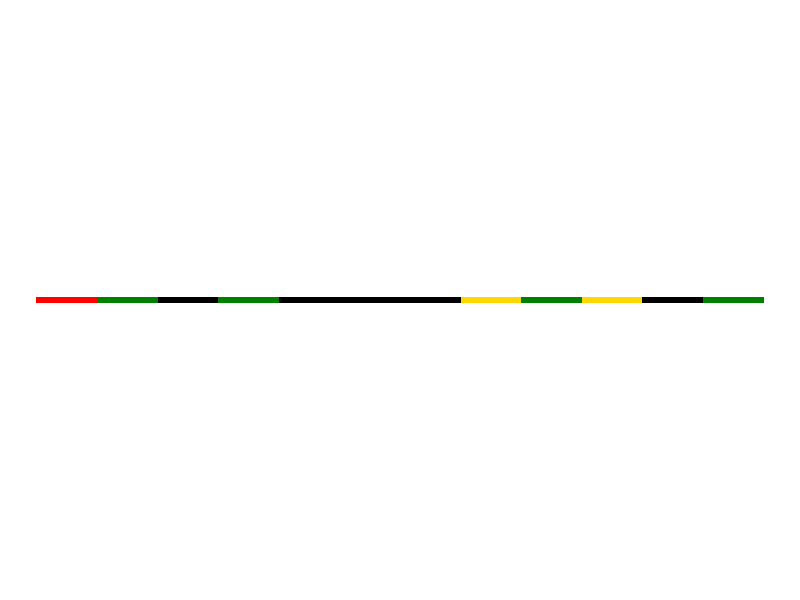
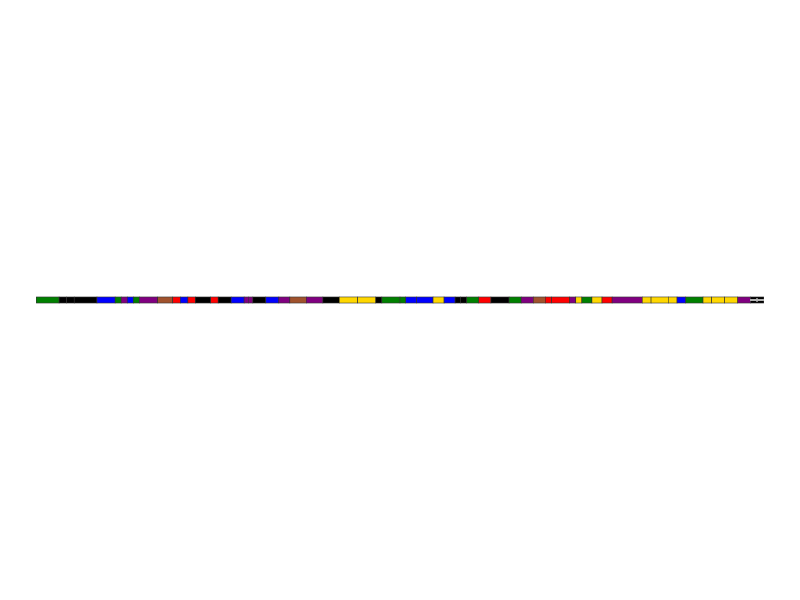
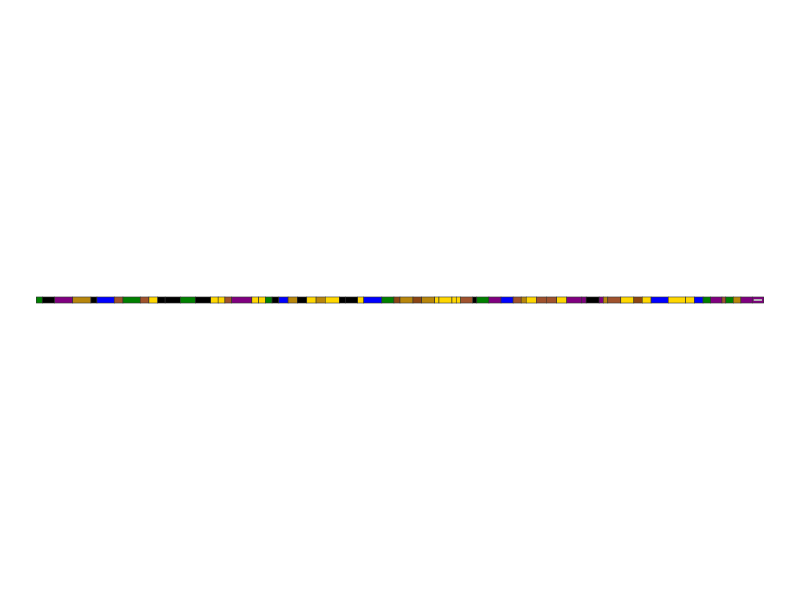

Source code (R) for these figures, in order:
# Kente Cloth Designs Gemini

# Plot 1

library(ggplot2)
library(dplyr)

# Define Kente colors
kente_colors <- c("#FFD700", "#008000", "#FF0000", "#000000")

# Function to create a single strip data frame
create_strip_data <- function(strip_id, num_blocks = sample(3:4,1)) {
  data.frame(
    strip = strip_id,
    block = 1:num_blocks,
    color = sample(kente_colors, num_blocks, replace = TRUE)
  )
}

# Create data for multiple strips
num_strips <- 10
kente_data <- data.frame()
for (i in 1:num_strips) {
  kente_data <- rbind(kente_data, create_strip_data(i))
}

# Calculate block positions for plotting
kente_data <- kente_data %>%
  group_by(strip) %>%
  mutate(x_min = block - 1, x_max = block) %>%
  ungroup() %>%
  mutate(strip_offset = (strip - 1)) %>%
  mutate(x_min = x_min + strip_offset, x_max = x_max + strip_offset)

# Create the Kente cloth plot using ggplot2
kente_plot <- ggplot(kente_data) +
  geom_rect(aes(xmin = x_min, xmax = x_max, ymin = 0, ymax = 1, fill = color), color = NA) + #color = NA removes borders
  scale_fill_manual(values = setNames(kente_colors, kente_colors)) + # Ensures correct color mapping
  theme_void() +  # Removes axes, gridlines, etc.
  coord_fixed(ratio = 0.1) + # Adjust aspect ratio to make strips look like cloth
  theme(legend.position = "none") #Remove legend

# Display the plot
print(kente_plot)

# Plot 2

library(ggplot2)
library(dplyr)

# Define Kente colors (expanded palette for more variety)
kente_colors <- c("#FFD700", "#008000", "#FF0000", "#000000", "#0000FF", "#800080", "#A0522D") #Added blue, purple, brown

# Function to create a single strip data frame with more complex patterns
create_strip_data <- function(strip_id) {
  num_blocks <- sample(4:7, 1) # More blocks for complexity
  block_widths <- sample(1:3, num_blocks, replace = TRUE) # Varying block widths
  block_widths <- block_widths / sum(block_widths) # Normalize to sum to 1
  
  data.frame(
    strip = strip_id,
    block = 1:num_blocks,
    color = sample(kente_colors, num_blocks, replace = TRUE),
    width = block_widths
  )
}

# Create data for multiple strips
num_strips <- 12
kente_data <- data.frame()
for (i in 1:num_strips) {
  kente_data <- rbind(kente_data, create_strip_data(i))
}

# Calculate block positions
kente_data <- kente_data %>%
  group_by(strip) %>%
  mutate(x_min = cumsum(c(0, width[-n()])), x_max = cumsum(width)) %>%
  ungroup() %>%
  mutate(strip_offset = (strip - 1)) %>%
  mutate(x_min = x_min + strip_offset, x_max = x_max + strip_offset)

# Create the Kente cloth plot
kente_plot <- ggplot(kente_data) +
  geom_rect(aes(xmin = x_min, xmax = x_max, ymin = 0, ymax = 1, fill = color), color = "grey20", linewidth = 0.2) + # Added thin grey borders
  scale_fill_manual(values = setNames(kente_colors, kente_colors)) +
  theme_void() +
  coord_fixed(ratio = 0.1) +
  theme(legend.position = "none")

# Add geometric elements (small squares and lines)
for (i in 1:num_strips) {
  strip_data <- filter(kente_data, strip == i)
  for (j in 1:nrow(strip_data)) {
    x_center <- mean(c(strip_data$x_min[j], strip_data$x_max[j]))
    #Small squares
    kente_plot <- kente_plot + geom_rect(aes(xmin = x_center - 0.02, xmax = x_center + 0.02, ymin = 0.2, ymax = 0.8), fill="grey50", color=NA)
    #Horizontal lines
    kente_plot <- kente_plot + geom_segment(aes(x = strip_data$x_min[j], xend = strip_data$x_max[j], y = 0.5, yend = 0.5), color = "grey70", linewidth = 0.2)
  }
}

# Display the plot
print(kente_plot)

# Plot 3

library(ggplot2)
library(dplyr)

# Define Kente colors (adjusted balance - less bright red, more earth tones)
kente_colors <- c("#FFD700", "#008000", "#A0522D", "#000000", "#0000FF", "#800080", "#B8860B", "#8B4513") #Added dark goldenrod and saddlebrown

# Function to create a single strip data frame
create_strip_data <- function(strip_id) {
  num_blocks <- sample(4:7, 1)
  block_widths <- sample(1:3, num_blocks, replace = TRUE)
  block_widths <- block_widths / sum(block_widths)
  
  data.frame(
    strip = strip_id,
    block = 1:num_blocks,
    color = sample(kente_colors, num_blocks, replace = TRUE),
    width = block_widths
  )
}

# Create data for multiple strips
num_strips <- 12
kente_data <- data.frame()
for (i in 1:num_strips) {
  kente_data <- rbind(kente_data, create_strip_data(i))
}

# Calculate block positions
kente_data <- kente_data %>%
  group_by(strip) %>%
  mutate(x_min = cumsum(c(0, width[-n()])), x_max = cumsum(width)) %>%
  ungroup() %>%
  mutate(strip_offset = (strip - 1)) %>%
  mutate(x_min = x_min + strip_offset, x_max = x_max + strip_offset)

# Create the Kente cloth plot
kente_plot <- ggplot(kente_data) +
  geom_rect(aes(xmin = x_min, xmax = x_max, ymin = 0, ymax = 1, fill = color), color = "grey20", linewidth = 0.2) +
  scale_fill_manual(values = setNames(kente_colors, kente_colors)) +
  theme_void() +
  coord_fixed(ratio = 0.1) +
  theme(legend.position = "none")

# Add geometric elements (adjusted spacing, scaled elements, new motifs)
for (i in 1:num_strips) {
  strip_data <- filter(kente_data, strip == i)
  for (j in 1:nrow(strip_data)) {
    x_center <- mean(c(strip_data$x_min[j], strip_data$x_max[j]))
    block_width <- strip_data$x_max[j] - strip_data$x_min[j]
    
    # Adjusted spacing and scaling of squares
    square_size <- block_width * 0.15 # Scale relative to block width
    kente_plot <- kente_plot + geom_rect(aes(xmin = x_center - square_size/2, xmax = x_center + square_size/2, ymin = 0.3, ymax = 0.7), fill="grey50", color=NA)
    
    # Adjusted spacing and scaling of lines
    line_y <- 0.5
    line_length <- block_width * 0.7
    kente_plot <- kente_plot + geom_segment(aes(x = x_center - line_length/2, xend = x_center + line_length/2, y = line_y, yend = line_y), color = "grey70", linewidth = 0.2)
    
    # New diamond motif (only on some blocks for variation)
    if (sample(c(TRUE, FALSE), 1, prob = c(0.3, 0.7))) { # 30% chance of diamond
      diamond_size <- block_width * 0.2
      diamond_data <- data.frame(x = c(x_center, x_center + diamond_size/2, x_center, x_center - diamond_size/2),
                                 y = c(0.5 + diamond_size/2, 0.5, 0.5 - diamond_size/2, 0.5))
      kente_plot <- kente_plot + geom_polygon(data = diamond_data, aes(x = x, y = y), fill = "grey80", color = NA)
    }
  }
}

# Display the plot
print(kente_plot)

